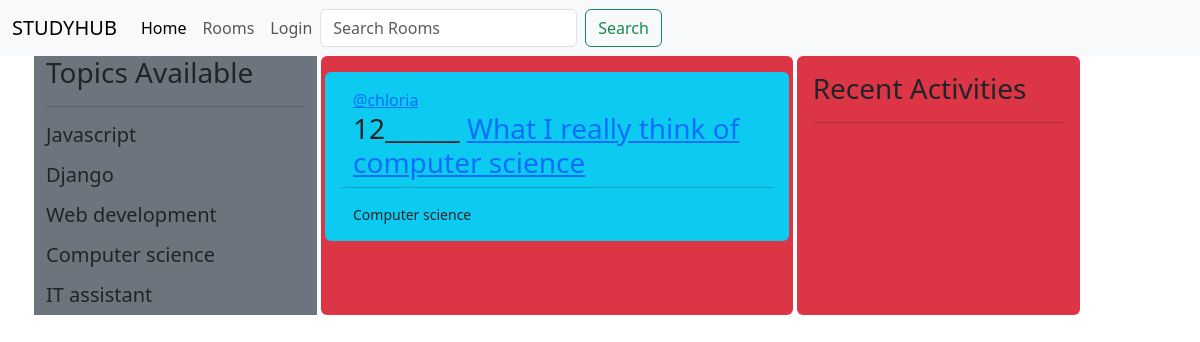
Before: /profile/4/ with the older database file.
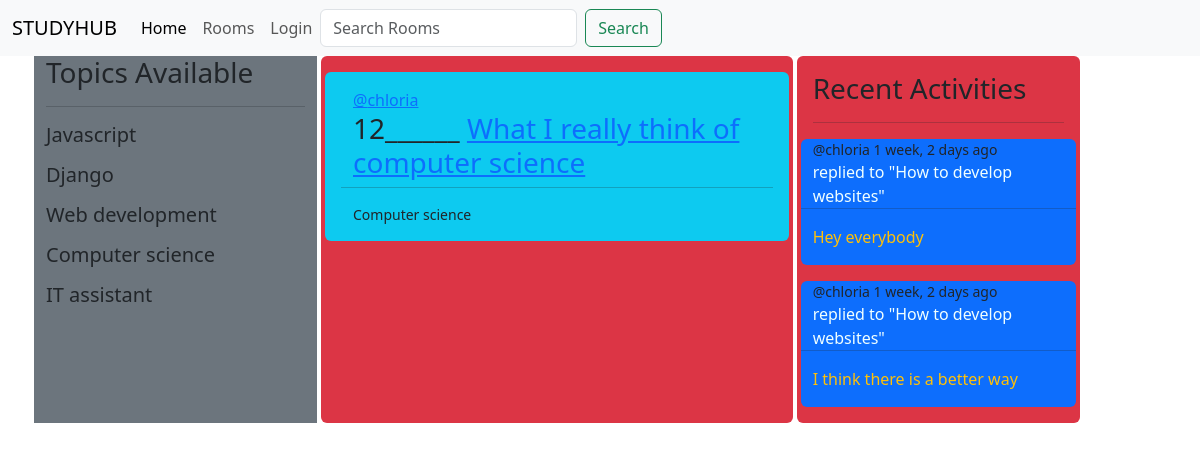
After: the same page with the newer database file.
### room/models.py (models this page shows, shortened)
class Topic(models.Model):
    name = models.CharField(max_length=200)

class Room(models.Model):
    host =models.ForeignKey(User, on_delete=models.SET_NULL, null=True)
    topic = models.ForeignKey(Topic , on_delete=models.SET_NULL, null=True)
    name = models.CharField(max_length=200)
    description = models.TextField( null=True , blank=True)
    participants = models.ManyToManyField(User, related_name='participants', blank=True)
    updated = models.DateField(auto_now=True)
    created = models.DateTimeField(auto_now_add=True)
    class Meta:
        ordering = ['-updated', '-created']
    def __str__(self) :
        return self.name

class Message(models.Model):
    user= models.ForeignKey(User ,on_delete=models.CASCADE)
    room = models.ForeignKey(Room, on_delete=models.CASCADE)
    body = models.TextField()
    updated = models.DateField(auto_now=True)
    created = models.DateTimeField(auto_now_add=True)
    class Meta:
        ordering = ['-updated', '-created']
    def __str__(self):
        return self.body[0:50]

### room/views.py (the view)
# urls.py: path('profile/<str:pk>/', views.userProfile, name='user-profile'),
def userProfile(request, pk):
    user = User.objects.get(id=pk)
    rooms = user.room_set.all()
    room_messages = user.message_set.all()
    topics = Topic.objects.all()
    context = {'user': user, 'rooms': rooms,
               'room_messages': room_messages, 'topics': topics}
    return render(request, 'components/user-profile.html', context)

### templates/components/user-profile.html
{% extends 'base.html' %} {% block content %}
<div class="container px-3 overflow-hidden">
  <div class="row ">
    <div class="col-md-3 bg-secondary me-1 ">
     {% include 'sections/topics.html' %}
    </div>
    <div class="col-md-5 me-1 bg-primary  bg-danger p-3 rounded">
        {% for room in rooms %}
        {% include 'sections/feeds.html' %}
        {% endfor %}
    </div>
    <div class="col-md-3 bg-primary  bg-danger p-3 rounded">
      {% include 'sections/activities.html' %}
    </div>
  </div>
</div>
{% endblock %}

### templates/sections/topics.html
<h3> Topics Available</h3>
<hr>
{% for topic in topics %}
    <div class="row mt-2">
       <h5>
        {{topic.name}}
       </h5>
    </div>
{% endfor %}

### templates/sections/feeds.html (shortened to what this page needs)
<div class="row bg-info mb-3 p-3 rounded">
    <a href="/profile/{{room.host.id}}">@{{room.host.username}}</a>
    <h3 color>
      {{room.id}}______
      <a href="/room/{{room.id}}">{{room.name}}</a>
    </h3>
    <hr />
    <small>{{room.topic.name}}</small>
  </div>

### templates/sections/activities.html
<h3>Recent Activities</h3>
      <hr />
      {% for message in room_messages %}
      <div class="row mt-3 bg-primary rounded">
        <small>@{{message.user}} {{message.created|timesince}} ago</small>
        <span style="color: azure">replied to "{{message.room}}"</span>
        <hr />
        <p class="text-warning text-bold">{{message}}</p>
      </div>
      {% endfor %}

Changed rows visible on the page:
added Message: user "chloria", created "1 week, 2 days", room "How to develop websites", body "Hey everybody"
added Message: user "chloria", created "1 week, 2 days", room "How to develop websites", body "I think there is a better way"
